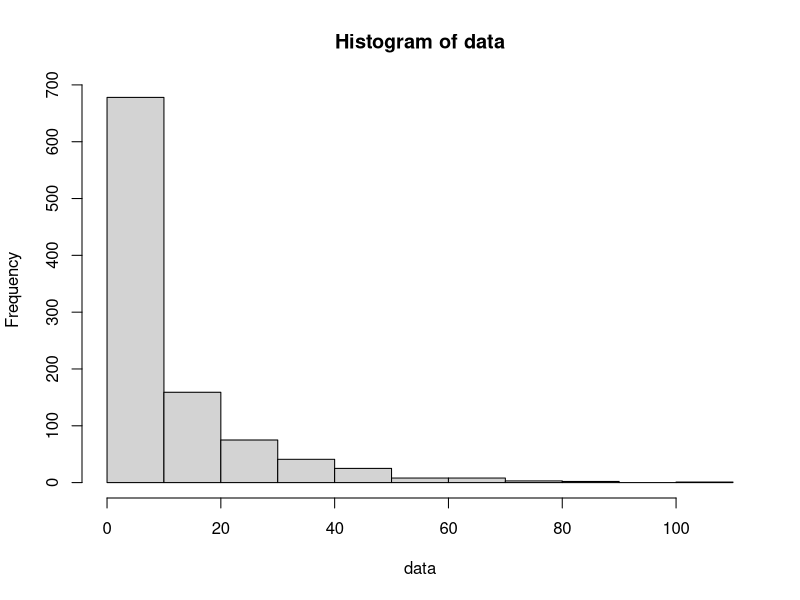

This chart was generated by the following R code:
## ---- chunk 1
data<-rnbinom(n=1000, size=.5, mu=10)
print(data[5])

## ---- chunk 2
hist(data)
